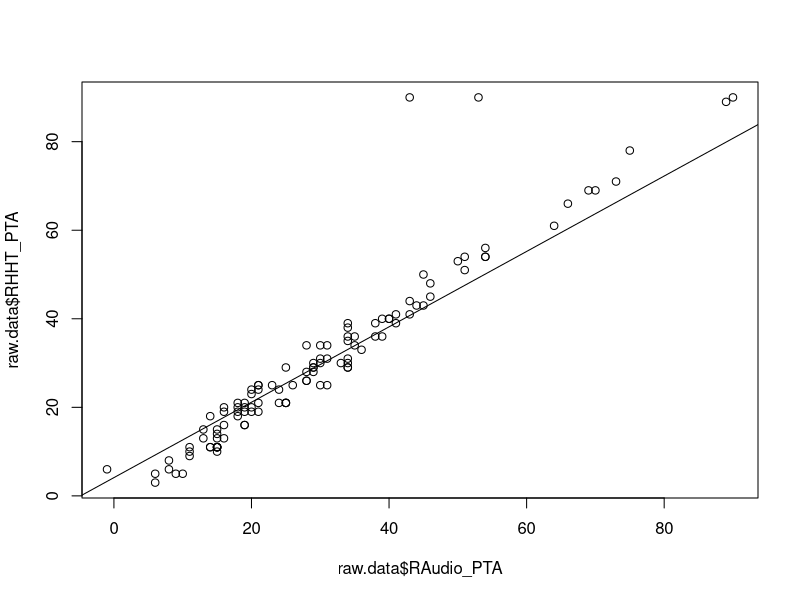
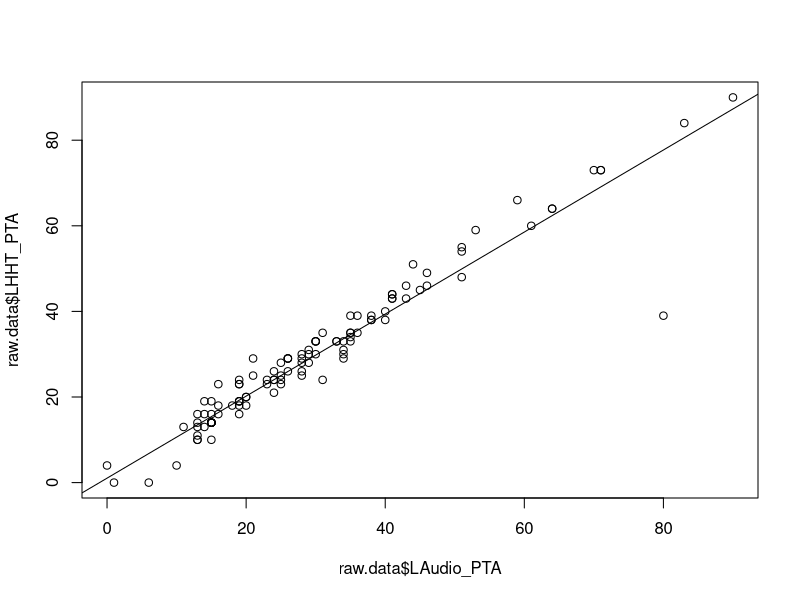

Generate these figures, in order, with R:
setwd("~/Github/eHearing")
raw.data <- read.csv('HHT_rawdata.csv')

cor.test(raw.data$RAudio_PTA,raw.data$RHHT_PTA)
cor.test(raw.data$LAudio_PTA,raw.data$LHHT_PTA)


r.regline <- lm(RAudio_PTA~RHHT_PTA, data=raw.data)
l.regline <- lm(LAudio_PTA~LHHT_PTA, data=raw.data)
plot(raw.data$RAudio_PTA,raw.data$RHHT_PTA)
abline(r.regline)
plot(raw.data$LAudio_PTA,raw.data$LHHT_PTA)
abline(l.regline)

raw.data$HHT_HL_Degree==1
strat1 <-raw.data[raw.data$HHT_HL_Degree==1,] 
strat2 <- raw.data[raw.data$HHT_HL_Degree==2,]
strat3 <- raw.data[raw.data$HHT_HL_Degree==3,]
strat4 <- raw.data[raw.data$HHT_HL_Degree==4,]

cor.test(strat1$RAudio_PTA,strat1$RHHT_PTA)
cor.test(strat1$LAudio_PTA,strat1$LHHT_PTA)

cor.test(strat2$RAudio_PTA,strat2$RHHT_PTA)
cor.test(strat2$LAudio_PTA,strat2$LHHT_PTA)

cor.test(strat3$RAudio_PTA,strat3$RHHT_PTA)
cor.test(strat3$LAudio_PTA,strat3$LHHT_PTA)

cor.test(strat4$RAudio_PTA,strat4$RHHT_PTA)
cor.test(strat4$LAudio_PTA,strat4$LHHT_PTA)

raw.data[,c('HL_DegreeStd','HHT_HL_Degree')]